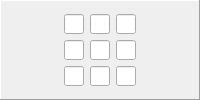
         <widget class="QFrame" name="group6">
          <property name="frameShape">
           <enum>QFrame::Panel</enum>
          </property>
          <property name="frameShadow">
           <enum>QFrame::Raised</enum>
          </property>
          <layout class="QGridLayout" name="gridLayout_16">
           <item row="0" column="0">
            <layout class="QGridLayout" name="gridLayout6">
             <property name="sizeConstraint">
              <enum>QLayout::SetFixedSize</enum>
             </property>
             <item row="0" column="0">
              <widget class="QLineEdit" name="cell54">
               <property name="sizePolicy">
                <sizepolicy hsizetype="Fixed" vsizetype="Fixed">
                 <horstretch>0</horstretch>
                 <verstretch>0</verstretch>
                </sizepolicy>
               </property>
               <property name="maximumSize">
                <size>
                 <width>20</width>
                 <height>20</height>
                </size>
               </property>
               <property name="inputMask">
                <string>9</string>
               </property>
              </widget>
             </item>
             <item row="0" column="1">
              <widget class="QLineEdit" name="cell55">
               <property name="sizePolicy">
                <sizepolicy hsizetype="Fixed" vsizetype="Fixed">
                 <horstretch>0</horstretch>
                 <verstretch>0</verstretch>
                </sizepolicy>
               </property>
               <property name="maximumSize">
                <size>
                 <width>20</width>
                 <height>20</height>
                </size>
               </property>
               <property name="inputMask">
                <string>9</string>
               </property>
              </widget>
             </item>
             <item row="0" column="2">
              <widget class="QLineEdit" name="cell56">
               <property name="sizePolicy">
                <sizepolicy hsizetype="Fixed" vsizetype="Fixed">
                 <horstretch>0</horstretch>
                 <verstretch>0</verstretch>
                </sizepolicy>
               </property>
               <property name="maximumSize">
                <size>
                 <width>20</width>
                 <height>20</height>
                </size>
               </property>
               <property name="inputMask">
                <string>9</string>
               </property>
              </widget>
             </item>
             <item row="1" column="0">
              <widget class="QLineEdit" name="cell57">
               <property name="sizePolicy">
                <sizepolicy hsizetype="Fixed" vsizetype="Fixed">
                 <horstretch>0</horstretch>
                 <verstretch>0</verstretch>
                </sizepolicy>
               </property>
               <property name="maximumSize">
                <size>
                 <width>20</width>
                 <height>20</height>
                </size>
               </property>
               <property name="inputMask">
                <string>9</string>
               </property>
              </widget>
             </item>
             <item row="1" column="1">
              <widget class="QLineEdit" name="cell58">
               <property name="sizePolicy">
                <sizepolicy hsizetype="Fixed" vsizetype="Fixed">
                 <horstretch>0</horstretch>
                 <verstretch>0</verstretch>
                </sizepolicy>
               </property>
               <property name="maximumSize">
                <size>
                 <width>20</width>
                 <height>20</height>
                </size>
               </property>
               <property name="inputMask">
                <string>9</string>
               </property>
              </widget>
             </item>
             <item row="1" column="2">
              <widget class="QLineEdit" name="cell59">
               <property name="sizePolicy">
                <sizepolicy hsizetype="Fixed" vsizetype="Fixed">
                 <horstretch>0</horstretch>
                 <verstretch>0</verstretch>
                </sizepolicy>
               </property>
               <property name="maximumSize">
                <size>
                 <width>20</width>
                 <height>20</height>
                </size>
               </property>
               <property name="inputMask">
                <string>9</string>
               </property>
              </widget>
             </item>
             <item row="2" column="0">
              <widget class="QLineEdit" name="cell60">
               <property name="sizePolicy">
                <sizepolicy hsizetype="Fixed" vsizetype="Fixed">
                 <horstretch>0</horstretch>
                 <verstretch>0</verstretch>
                </sizepolicy>
               </property>
               <property name="maximumSize">
                <size>
                 <width>20</width>
                 <height>20</height>
                </size>
               </property>
               <property name="inputMask">
                <string>9</string>
               </property>
              </widget>
             </item>
             <item row="2" column="1">
              <widget class="QLineEdit" name="cell61">
               <property name="sizePolicy">
                <sizepolicy hsizetype="Fixed" vsizetype="Fixed">
                 <horstretch>0</horstretch>
                 <verstretch>0</verstretch>
                </sizepolicy>
               </property>
               <property name="maximumSize">
                <size>
                 <width>20</width>
                 <height>20</height>
                </size>
               </property>
               <property name="inputMask">
                <string>9</string>
               </property>
              </widget>
             </item>
             <item row="2" column="2">
              <widget class="QLineEdit" name="cell62">
               <property name="sizePolicy">
                <sizepolicy hsizetype="Fixed" vsizetype="Fixed">
                 <horstretch>0</horstretch>
                 <verstretch>0</verstretch>
                </sizepolicy>
               </property>
               <property name="maximumSize">
                <size>
                 <width>20</width>
                 <height>20</height>
                </size>
               </property>
               <property name="inputMask">
                <string>9</string>
               </property>
              </widget>
             </item>
            </layout>
           </item>
          </layout>
         </widget>
